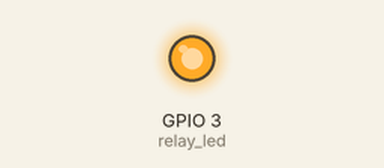
Recording of a sketch running on a simulated ESP8266 (NodeMCU). Parts: output pins drawn as LEDs (lit = HIGH). EEPROM starts erased; what the sketch prints to the serial monitor is not drawn.

Above: at 0.1 s.
At 1.1 s:
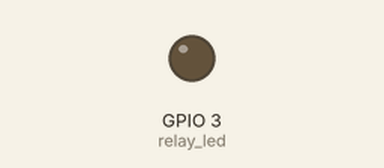
Timing chart, 0 to 2.6 s (numbered marks = the images above):
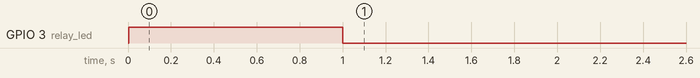

The sketch:

Iot_timer_relay.ino
```cpp
#include <ESP8266WiFi.h>
#include <ESPAsyncTCP.h>
#include <ESPAsyncWebServer.h>
#include <EEPROM.h>

#include "ap_page.h"

#define HOTSPOT_SSID "IOT_RELAY"
#define HOTSPOT_PSWD "tryit" //Create any password you want for your Access point
#define HOTSPOT_CHANNEL 1
#define HIDE_SSID false
#define NO_OF_CONNECT 1

AsyncWebServer server(80);

String t; // to store time

const char* TIME = "TI"; // name feild of the input html form is "TI" which is stored in TIME.

String encoma[4];

//int swst = 0;
int relay_led = 3;
unsigned long time_now = 0;
bool count = false;
bool flag = true;
unsigned long time_sec=0;

String getmacod(){
 String macvar = WiFi.macAddress();
 encoma[0] = macvar[12];
 encoma[1] = macvar[13];
 encoma[2] = macvar[15];
 encoma[3] = macvar[16];
 String fcode = encoma[0]+encoma[1]+encoma[2]+encoma[3];
 return fcode;
}

void generate_AP(){
   WiFi.mode(WIFI_AP);
   IPAddress local_IP(192, 168, 1, 2);
   IPAddress gateway(192, 168, 1, 2);
   IPAddress subnet(255, 255, 255, 0);
   WiFi.softAPConfig (local_IP, gateway, subnet);
   WiFi.softAP(String(HOTSPOT_SSID) +"("+getmacod()+")", HOTSPOT_PSWD, HOTSPOT_CHANNEL, HIDE_SSID, NO_OF_CONNECT);
   IPAddress IP = WiFi.softAPIP();
   Serial.println(IP);
}

void serve_page(){
 server.on("/", HTTP_GET, [](AsyncWebServerRequest *request){
  request->send_P(200, "text/html", index_html);
   if (request->hasParam(TIME))
   {
     t = request->getParam(TIME)->value();
   }
   Serial.println(t);
   EEPROM.put(1,t);
   EEPROM.commit();
   EEPROM.put(100,"w");
   EEPROM.commit();
 });
 server.begin();
}


void setup() {
  Serial.begin(115200);
  EEPROM.begin(512);
  String check;
  EEPROM.get(100,check);
  if(check != "w")
  {
   Serial.println("Location 100 is empty");
   t="1"; //initially if flash is erased then there is no "w" at location hundred, t is made 1 in this case.
   EEPROM.put(1,t);
   EEPROM.commit();
  }
  generate_AP();
  Serial.println("Access point set");
  serve_page();
  Serial.println("Webpage is active");
  String tim;
  EEPROM.get(1,tim);
  Serial.println(tim);
  int time_saved = tim.toInt();
  time_sec = time_saved * 1000;
  pinMode(relay_led,OUTPUT);
}

void loop() {
 if(count == false){
  digitalWrite(relay_led,HIGH);
  if(millis() >= time_now + time_sec){
        time_now += time_sec;
        count = !count;
  }
 }
 else if(count == true){
   digitalWrite(relay_led,LOW);
 }

}
```

ap_page.h
```cpp
const char index_html[] PROGMEM = R"rawliteral(

<!DOCTYPE html>
<html lang="en">
<head>
    <meta charset="UTF-8">
    <meta name="viewport" content="width=device-width, initial-scale=1.0">
    <title>Timer relay</title>
</head>
<style>
    html {
        font-family: Arial, Helvetica, sans-serif;
        display: inline-block;
        text-align: center;
    }
    h1 {
        font-size: 2 rem;
        color: black;
        font-family: Arial, Helvetica, sans-serif;
    }
    .top {
            overflow: hidden;
            background-color: #ffd256;
        }
</style>
<body>
    <div class="top">
        <h1>Timer relay</h1>
    </div>
    <div class="form">
        <h2>Enter time interval in seconds</h2>
        <form>
            <label for="sec">SECONDS:</label>
            <input type="number" id="sec" name="TI">
            <input type="submit" value="Submit" style="height:25px; width:100px">
        </form>
    </div>
</body>
</html>
)rawliteral";
```

Measured:
- by itself, GPIO 3 (relay_led): LOW → HIGH at 0.00 s, → LOW 1.0 s later
